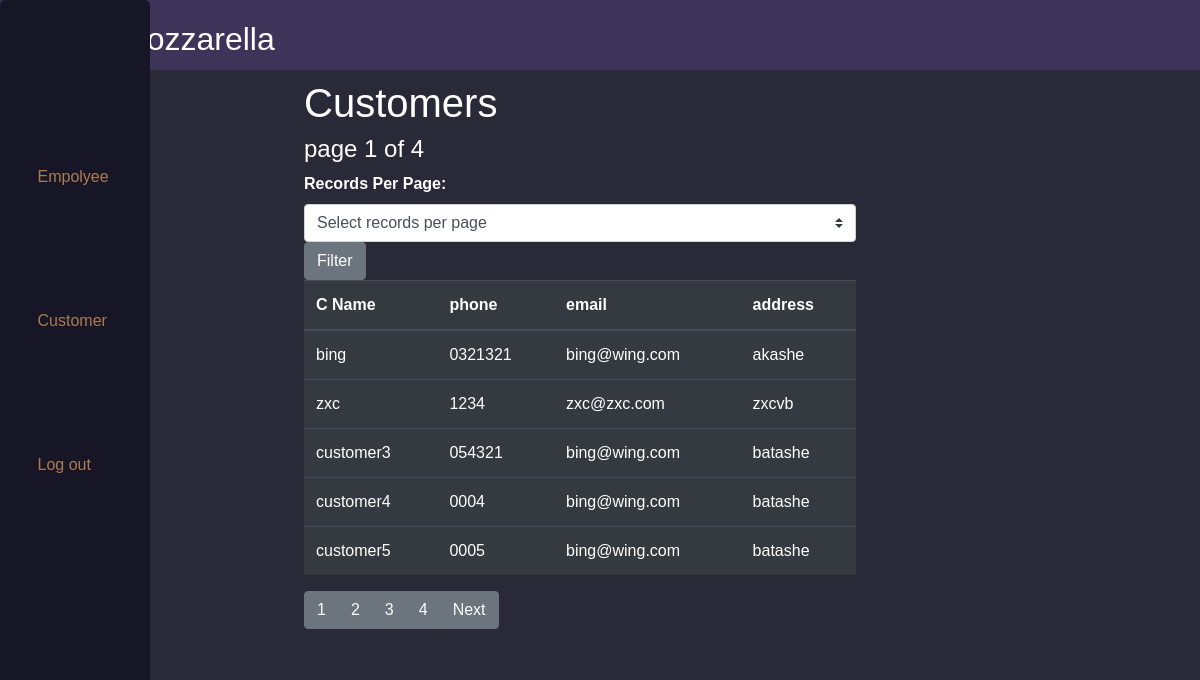
Before: /admin_cus.php with the older database file.
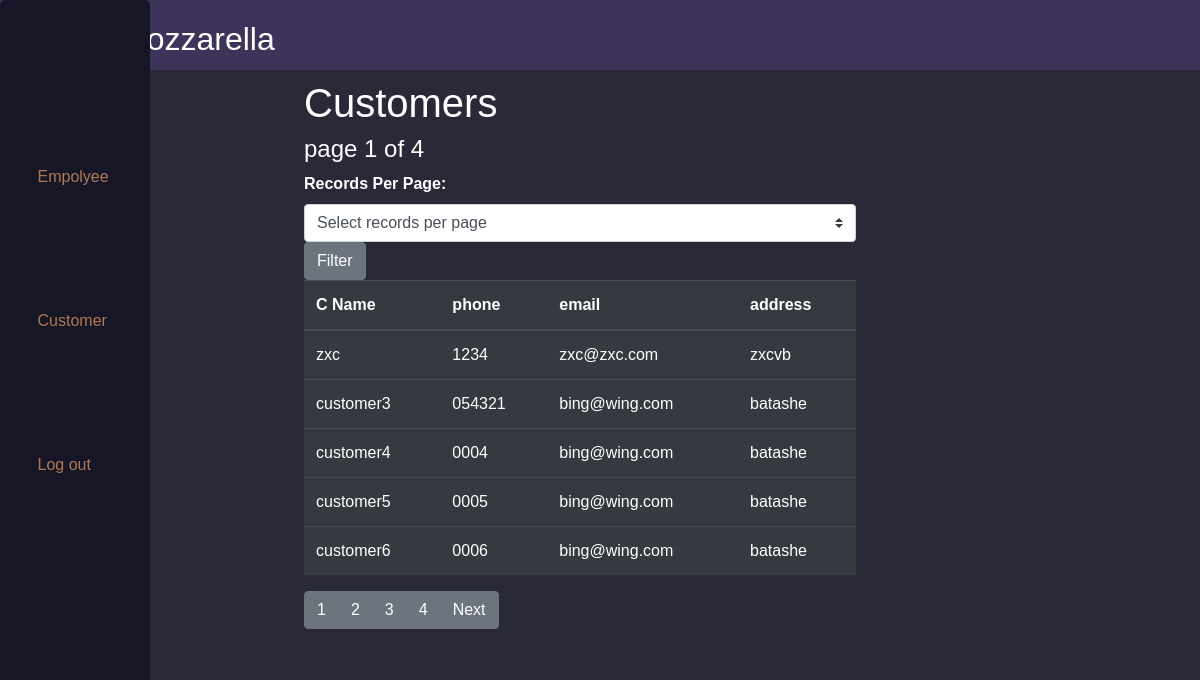
After: the same page with the newer database file.
### tables this page shows
CREATE TABLE `customers` (
  `id` int(5) NOT NULL,
  `cus_name` varchar(60) NOT NULL,
  `cus_phone_number` varchar(14) NOT NULL,
  `cus_password` varchar(60) NOT NULL,
  `cus_email` varchar(60) NOT NULL,
  `cus_address` text NOT NULL,
  `cus_total_spending` int(6) DEFAULT NULL
);

### admin_cus.php (the view, shortened to what this page needs)
<?php
require "includes/db_connect.inc.php";
$i = 0;
$j = 5;
$sql = "select cus_name, cus_phone_number, cus_email, cus_address from customers LIMIT $i, $j;";
$result = mysqli_query($conn, $sql);
$sqlTotalRows = "select count(*) as total_rows from customers;";
$rowCount = mysqli_fetch_assoc(mysqli_query($conn, $sqlTotalRows));
$pgNmbr = ceil($rowCount['total_rows'] / $j);
?>
<!DOCTYPE html>
<head>
  <link rel="stylesheet" href="https://cdnjs.cloudflare.com/ajax/libs/font-awesome/5.14.0/css/all.min.css" />
  <link rel="stylesheet" href="https://maxcdn.bootstrapcdn.com/bootstrap/4.5.2/css/bootstrap.min.css">
  <link rel="stylesheet" href="CSS/adminStyle.css">
</head>
<body class="index-pages">
  <header>
    <h2 style="margin-left: 10%;">Mozzarella</h2>
  </header>
  <div>
    <div class="bar">
      <a href="admin_emp.php?emp=empname&type=admin">Empolyee</a>
      <a href="admin_cus.php?emp=empname&type=admin">Customer</a>
      <a href="logout.php">Log out</a>
    </div>
    <div class="columns">
      <div class="admin_pages">
        <h1>Customers</h1>
        <h4>page <?php echo ($i / $j) + 1; ?> of <?php echo $pgNmbr; ?> </h4>
        <div class="per_page_control ">
          <label style="color:white; font-weight: bold;">Records Per Page: </label>
          <form action="<?php echo $_SERVER['PHP_SELF']; ?>" method="post">
            <select name="records_per_page" class="custom-select">
              <option value="" disabled selected>Select records per page</option>
            </select>
            <button type="submit" name="perpg_btn" class="btn btn-secondary" value="submit">Filter</button>
            <table class="table table-dark">
              <thead>
                <tr>
                  <th>C Name</th>
                  <th>phone</th>
                  <th>email</th>
                  <th>address</th>
                </tr>
              </thead>
              <tbody>
                <?php while ($row = mysqli_fetch_assoc($result)) { ?>
                  <tr>
                    <td><?php echo $row['cus_name']; ?></td>
                    <td><?php echo $row['cus_phone_number']; ?></td>
                    <td><?php echo $row['cus_email']; ?></td>
                    <td><?php echo $row['cus_address']; ?></td>
                  </tr>
                <?php } ?>
              </tbody>
            </table>
            <div class="pagination_btns btn-group" align="center">
              <?php if ($pgNmbr > 1) {
                for ($p = 0; $p < $pgNmbr; $p++) { ?>
                  <button type="submit" class="btn btn-secondary" name="pg_btn" value="<?php echo ($p * $j); ?>"><?php echo ($p + 1); ?></button>
              <?php }
              } ?>
              <?php if ($i < ($rowCount['total_rows'] - $j)) { ?>
                <button type="submit" class="btn btn-secondary" name="next_btn" value="<?php echo ($i + $j); ?>"> Next </button>
              <?php } ?>
            </div>
          </form>
        </div>
      </div>
</body>
</html>

Changed rows visible on the page:
removed customers: cus_name "bing", cus_phone_number "0321321", cus_email "bing@wing.com", cus_address "akashe"
now on this page (row unchanged): customers: cus_name "customer6", cus_phone_number "0006", cus_email "bing@wing.com", cus_address "batashe"
